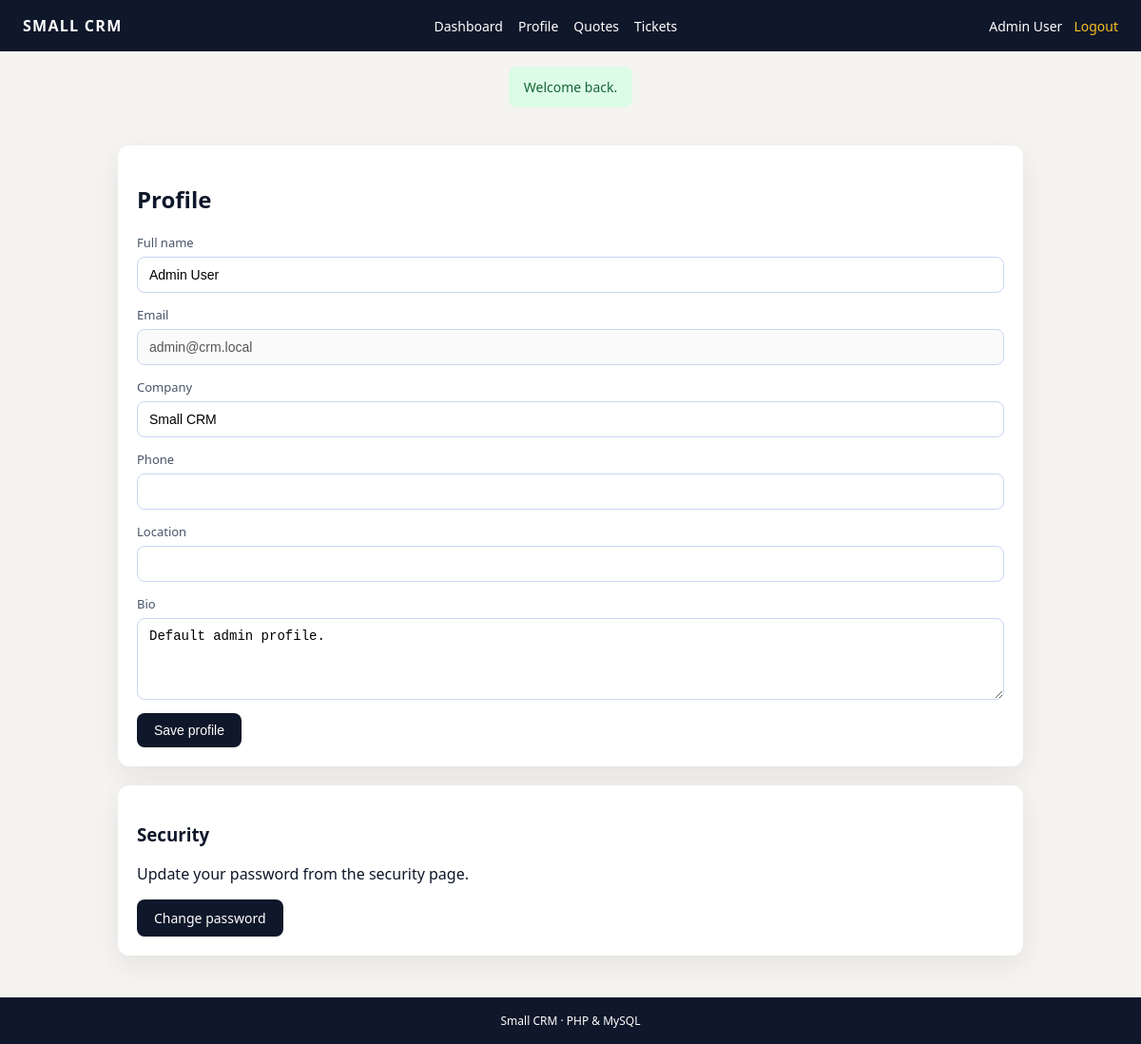
The app's page /profile.php (signed in) with its own data.
### tables this page shows
CREATE TABLE profiles (
  id INT UNSIGNED AUTO_INCREMENT PRIMARY KEY,
  user_id INT UNSIGNED NOT NULL UNIQUE,
  company VARCHAR(160) DEFAULT '',
  phone VARCHAR(60) DEFAULT '',
  location VARCHAR(120) DEFAULT '',
  bio TEXT,
  created_at TIMESTAMP DEFAULT CURRENT_TIMESTAMP,
  updated_at TIMESTAMP NULL DEFAULT NULL,
  CONSTRAINT fk_profiles_user FOREIGN KEY (user_id) REFERENCES users(id) ON DELETE CASCADE
);

CREATE TABLE users (
  id INT UNSIGNED AUTO_INCREMENT PRIMARY KEY,
  name VARCHAR(120) NOT NULL,
  email VARCHAR(190) NOT NULL UNIQUE,
  password_hash VARCHAR(255) NOT NULL,
  role ENUM('user','admin') NOT NULL DEFAULT 'user',
  created_at TIMESTAMP DEFAULT CURRENT_TIMESTAMP
);

### includes/functions.php (called while the page is built, shortened)
<?php
function e(string $value): string
{
    return htmlspecialchars($value, ENT_QUOTES, 'UTF-8');
}
function get_flash(): ?array
{
    $flash = $_SESSION['flash'];
    return $flash;
}

### includes/auth.php (called while the page is built, shortened)
<?php
function current_user(): ?array
{
    return $_SESSION['user'] ?? null;
}

### includes/db.php (called while the page is built, shortened)
<?php
function db(): PDO
{
    static $pdo = null;
    if ($pdo instanceof PDO) {
        return $pdo;
    }
    $dsn = sprintf(
        'mysql:host=%s;port=%s;dbname=%s;charset=utf8mb4',
        DB_HOST,
        DB_PORT,
        DB_NAME
    );
    $pdo = new PDO($dsn, DB_USER, DB_PASS, [
        PDO::ATTR_ERRMODE => PDO::ERRMODE_EXCEPTION,
        PDO::ATTR_DEFAULT_FETCH_MODE => PDO::FETCH_ASSOC
    ]);
    return $pdo;
}

### public/profile.php (the view, shortened to what this page needs)
<?php
$user = current_user();
$stmt = db()->prepare('SELECT users.name, users.email, profiles.company, profiles.phone, profiles.location, profiles.bio FROM users LEFT JOIN profiles ON profiles.user_id = users.id WHERE users.id = ?');
$stmt->execute([$user['id']]);
$profile = $stmt->fetch();
render_header('Profile');
?>
<div class="card">
  <h2>Profile</h2>
  <form method="post">
    <div class="field">
      <label for="name">Full name</label>
      <input id="name" name="name" value="<?php echo e($profile['name']); ?>" required>
    </div>
    <div class="field">
      <label>Email</label>
      <input value="<?php echo e($profile['email']); ?>" disabled>
    </div>
    <div class="field">
      <label for="company">Company</label>
      <input id="company" name="company" value="<?php echo e($profile['company'] ?? ''); ?>">
    </div>
    <div class="field">
      <label for="phone">Phone</label>
      <input id="phone" name="phone" value="<?php echo e($profile['phone'] ?? ''); ?>">
    </div>
    <div class="field">
      <label for="location">Location</label>
      <input id="location" name="location" value="<?php echo e($profile['location'] ?? ''); ?>">
    </div>
    <div class="field">
      <label for="bio">Bio</label>
      <textarea id="bio" name="bio" rows="4"><?php echo e($profile['bio'] ?? ''); ?></textarea>
    </div>
    <button type="submit">Save profile</button>
  </form>
</div>
<div class="card">
  <h3>Security</h3>
  <p>Update your password from the security page.</p>
  <a class="button" href="/change-password.php">Change password</a>
</div>
<?php
render_footer();

### includes/layout.php (shortened to what this page needs)
<?php
function render_header(string $title, bool $isAdmin = false): void
{
    $user = current_user();
    $flash = get_flash();
    $navLinks = $isAdmin
        ? [
            ['Dashboard', '/admin/index.php'],
            ['Users', '/admin/users.php'],
            ['Tickets', '/admin/tickets.php'],
            ['Quotes', '/admin/quotes.php'],
            ['Logs', '/admin/logs.php']
        ]
        : [
            ['Dashboard', '/dashboard.php'],
            ['Profile', '/profile.php'],
            ['Quotes', '/request-quote.php'],
            ['Tickets', '/tickets.php']
        ];
    echo '<!doctype html>';
    echo '<html lang="en">';
    echo '<head>';
    echo '<link rel="stylesheet" href="/assets/css/style.css">';
    echo '</head>';
    echo '<body>';
    echo '<div class="page">';
    echo '<header class="site-header">';
    echo '<div class="brand">' . e(APP_NAME) . '</div>';
    echo '<nav>';
    foreach ($navLinks as $link) {
        echo '<a href="' . e($link[1]) . '">' . e($link[0]) . '</a>';
    }
    echo '</nav>';
    echo '<div class="user-area">';
    if ($user) {
        echo '<span>' . e($user['name']) . '</span>';
        echo '<a class="link" href="/logout.php">Logout</a>';
    } else {
        echo '<a class="link" href="/login.php">Login</a>';
    }
    echo '</div>';
    echo '</header>';
    if ($flash) {
        echo '<div class="flash ' . e($flash['type']) . '">' . e($flash['message']) . '</div>';
    }
    echo '<main>';
}
function render_footer(): void
{
    echo '</main>';
    echo '<footer class="site-footer">Small CRM · PHP & MySQL</footer>';
    echo '</div>';
    echo '</body>';
    echo '</html>';
}

### public/assets/css/style.css (style rules this page uses)
:root { color: #0f172a; background: #f6f4f1; }
* { box-sizing: border-box; }
body { margin: 0; font-family: "Segoe UI", Arial, sans-serif; background: #f6f4f1; color: #0f172a; }
.page { min-height: 100vh; display: flex; flex-direction: column; }
.site-header { background: #0f172a; color: #ffffff; padding: 16px 24px; display: flex; flex-wrap: wrap; gap: 16px; align-items: center; justify-content: space-between; }
.site-header .brand { font-weight: 700; letter-spacing: 0.08em; text-transform: uppercase; }
.site-header nav { display: flex; gap: 16px; flex-wrap: wrap; }
.site-header nav a { color: #ffffff; text-decoration: none; font-size: 14px; }
.user-area { display: flex; gap: 12px; align-items: center; font-size: 14px; }
.user-area .link { color: #fbbf24; text-decoration: none; }
main { flex: 1; padding: 24px; max-width: 1000px; width: 100%; margin: 0 auto; }
.card { background: #ffffff; padding: 20px; border-radius: 12px; box-shadow: 0 10px 30px rgba(15, 23, 42, 0.08); margin-bottom: 20px; }
.flash { margin: 16px auto; max-width: 1000px; padding: 12px 16px; border-radius: 8px; font-size: 14px; }
.flash.success { background: #dcfce7; color: #166534; }
form .field { display: flex; flex-direction: column; margin-bottom: 14px; }
form label { font-size: 13px; margin-bottom: 6px; color: #475569; }
form input, form select, form textarea { padding: 10px 12px; border-radius: 8px; border: 1px solid #cbd5f5; font-size: 14px; }
button, .button { background: #0f172a; color: #ffffff; border: none; padding: 10px 18px; border-radius: 8px; cursor: pointer; text-decoration: none; display: inline-block; font-size: 14px; }
.site-footer { text-align: center; padding: 16px; background: #0f172a; color: #ffffff; font-size: 12px; }

### records on screen
profiles: user.name "Admin User", name "Admin User", user.email "admin@crm.local", company "Small CRM", bio "Default admin profile."

### other values on screen
APP_NAME "SMALL CRM"
$link[0] "Dashboard"
$link[0] "Profile"
$link[0] "Quotes"
$link[0] "Tickets"
$flash['message'] "Welcome back."
